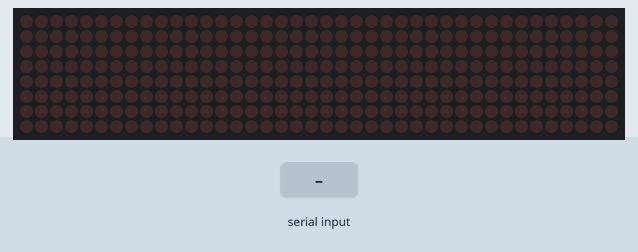
Bench run of a sketch on a simulated Arduino Uno, built with avr-gcc and run on an emulated ATmega328P. Parts: 40×8 LED matrix. The test bench sets the inputs (shaded band).

Above: at 1.2 s.
1.3 s: ":" received over Serial
At 2.2 s:
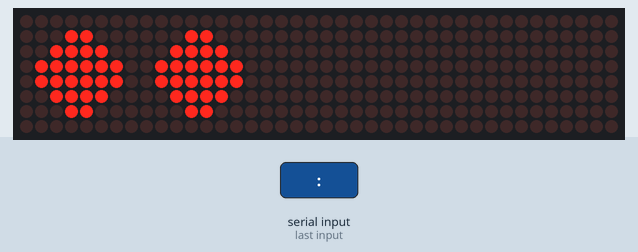
2.8 s: byte 79 ('O') received over Serial
At 3.5 s:
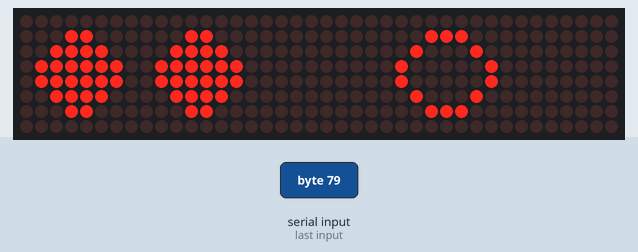
4.3 s: byte 124 ('|') received over Serial
At 4.7 s:
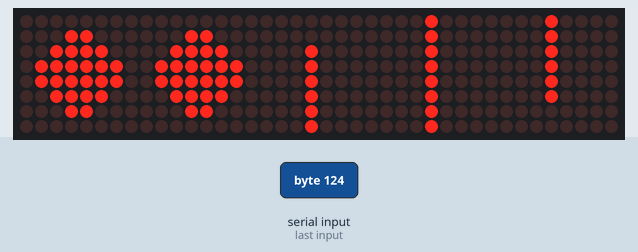
5.8 s: ";" received over Serial
At 6.8 s:
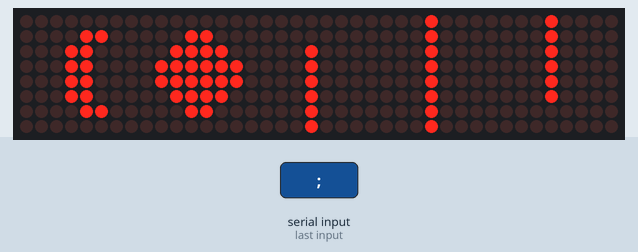
7.3 s: "8" received over Serial
At 8.0 s:
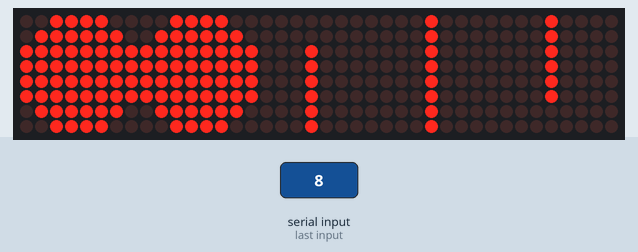
8.8 s: ")" received over Serial
At 9.3 s:
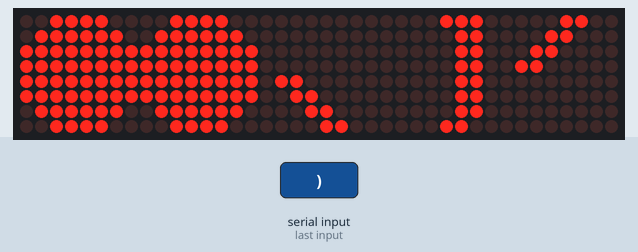
Timing chart, 0 to 11.3 s (numbered marks = the images above; inputs shaded):
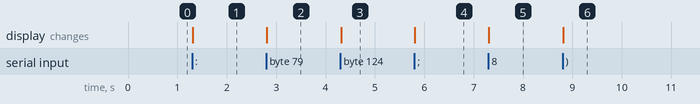

Measured:
- after the input at 1.3 s, the display: changes at once (image 1)
- after the input at 2.8 s, the display: changes at once (image 2)
- after the input at 4.3 s, the display: changes at once (image 3)
- after the input at 5.8 s, the display: changes at once (image 4)
- after the input at 7.3 s, the display: changes at once (image 5)
- after the input at 8.8 s, the display: changes at once (image 6)

The sketch:

led_control.ino
```cpp
// LED display v1.0 By Igor Fonseca Albuquerque, Thiago Farrauche, Diego Augustus and Yhan Christian

//include libraries
#include "LedControl.h"

LedControl lc = LedControl(13,12,11,5); //Pin 13 = DIN, Pin 12 = CLK, Pin 11 = CS. 5 = number of displays

//************************
// Definition of the faces
//************************

// neutral eye
byte neutral_eye[8] = {B00000000,
                       B00011000,
                       B00111100,
                       B01111110,
                       B01111110,
                       B00111100,
                       B00011000,
                       B00000000};

// spooky eye
byte spooky_eye[8] = {B00111100,
                      B01111110,
                      B11111111,
                      B11111111,
                      B11111111,
                      B11111111,
                      B01111110,
                      B00111100};

// closed eye (up)
byte closed_eye_up[8] = {B00000000,
                         B00001100,
                         B00011000,
                         B00011000,
                         B00011000,
                         B00011000,
                         B00001100,
                         B00000000};

// closed eye (down)
byte closed_eye_down[8] ={B00000000,
                          B00001100,
                          B00001100,
                          B00000110,
                          B00000110,
                          B00001100,
                          B00001100,
                          B00000000};

// happy mouth           //part 1
byte happy_mouth[24] = { B00000000,
                         B00000000,
                         B00000000,
                         B00000000,
                         B01100000,
                         B00110000,
                         B00011000,
                         B00001100,
                         //part 2
                         B00001110,
                         B00000110,
                         B00000110,
                         B00000110,
                         B00000110,
                         B00000110,
                         B00000110,
                         B00001100,
                         //part 3
                         B00001100,
                         B00011000,
                         B00110000,
                         B01100000,
                         B00000000,
                         B00000000,
                         B00000000,
                         B00000000 };


// sad mouth            //part 1
byte sad_mouth[24] = {   B00000000,
                         B00000000,
                         B00000000,
                         B00000000,
                         B00000110,
                         B00001100,
                         B00011000,
                         B00110000,
                         //part 2
                         B00110000,
                         B01100000,
                         B01100000,
                         B01100000,
                         B01100000,
                         B01100000,
                         B01100000,
                         B00110000,
                         //part 3
                         B00110000,
                         B00011000,
                         B00001100,
                         B00000110,
                         B00000000,
                         B00000000,
                         B00000000,
                         B00000000 };

//very happy mouth            //part 1
byte very_happy_mouth[24] = { B00000000,
                              B00000000,
                              B01110000,
                              B01111100,
                              B01100110,
                              B01100110,
                              B01100011,
                              B01100011,
                              //part 2
                              B01100011,
                              B01100011,
                              B01100011,
                              B01100011,
                              B01100011,
                              B01100011,
                              B01100011,
                              B01100011,
                              //part 3
                              B01100011,
                              B01100011,
                              B01100110,
                              B01100110,
                              B01111100,
                              B01110000,
                              B00000000,
                              B00000000 };

// neutral mouth              //part 1
byte neutral_mouth[24] = {    B00000000,
                              B00000000,
                              B00010000,
                              B00010000,
                              B00010000,
                              B00010000,
                              B00010000,
                              B00010000,
                              //part 2
                              B00010000,
                              B00010000,
                              B00010000,
                              B00010000,
                              B00010000,
                              B00010000,
                              B00010000,
                              B00010000,
                              //part 3
                              B00010000,
                              B00010000,
                              B00010000,
                              B00010000,
                              B00010000,
                              B00010000,
                              B00000000,
                              B00000000 };

// tongue out            //part 1
byte tongue_mouth[24] = {B00000000,
                         B00000000,
                         B00000100,
                         B11001110,
                         B01111110,
                         B00111110,
                         B00011100,
                         B00001100,
                         //part 2
                         B00001110,
                         B00000110,
                         B00000110,
                         B00000110,
                         B00000110,
                         B00000110,
                         B00000110,
                         B00001100,
                         //part 3
                         B00001100,
                         B00011000,
                         B00110000,
                         B01100000,
                         B00000000,
                         B00000000,
                         B00000000,
                         B00000000 };

// opened mouth            //part 1
byte opened_mouth[24] = {  B00000000,
                           B00000000,
                           B00000000,
                           B00000000,
                           B00000000,
                           B00000000,
                           B00000000,
                           B00000000,
                           // part 2
                           B00000000,
                           B00011100,
                           B00100010,
                           B01000001,
                           B01000001,
                           B00100010,
                           B00011100,
                           B00000000,
                           // part 3
                           B00000000,
                           B00000000,
                           B00000000,
                           B00000000,
                           B00000000,
                           B00000000,
                           B00000000,
                           B00000000 };

//**************
// Arduino Setup
//**************
void setup()
{
  //initialize displays (configure light intensity and clear all)
  lc.shutdown(0,false);
  lc.setIntensity(0,1);
  lc.clearDisplay(0);
  lc.shutdown(1,false);
  lc.setIntensity(1,1);
  lc.clearDisplay(1);
  lc.shutdown(2,false);
  lc.setIntensity(2,1);
  lc.clearDisplay(2);
  lc.shutdown(3,false);
  lc.setIntensity(3,1);
  lc.clearDisplay(3);
  lc.shutdown(4,false);
  lc.setIntensity(4,1);
  lc.clearDisplay(4);

  //start serial communication
  Serial.begin(19200);

}

//**********
// Main Loop
//**********
void loop()
{

  if (Serial.available())  //verifies if there is serial data available
  {
    char cmd = Serial.read();

    if(cmd == ':') {
      display_eyes(neutral_eye, neutral_eye);
    }
    if(cmd == ';') {
      display_eyes(neutral_eye, closed_eye_up);
    }
    if(cmd == '8') {
      display_eyes(spooky_eye, spooky_eye);
    }
    if(cmd == ')'){
      display_mouth(happy_mouth);
    }
    if(cmd == '('){
      display_mouth(sad_mouth);
    }
    if((cmd == 'D')||(cmd == 'd')){
      display_mouth(very_happy_mouth);
    }
    if((cmd == 'p')||(cmd == 'P')){
      display_mouth(tongue_mouth);
    }
    if((cmd == 'o')||(cmd == 'O')){
      display_mouth(opened_mouth);
    }
    if(cmd == '|'){
      display_mouth(neutral_mouth);
    }

  }
}


//********************
// Auxiliary functions
//********************

//change eyes
void display_eyes(byte right_eye[], byte left_eye[]) {
  for(int i=0;i<8;i++) {
   lc.setRow(0,i,left_eye[i]);
   lc.setRow(1,i,right_eye[i]);
  }
}


//change mouth
void display_mouth(byte mouth[]) {
  for(int i=0;i<8;i++) {
    lc.setRow(2,i,mouth[i]);
    lc.setRow(3,i,mouth[i+8]);
    lc.setRow(4,i,mouth[i+16]);
  }
}

//setRow is used instead of setColumn because it runs faster! Although, characters must be declared rotated 90 degrees counter-clockwise
```
